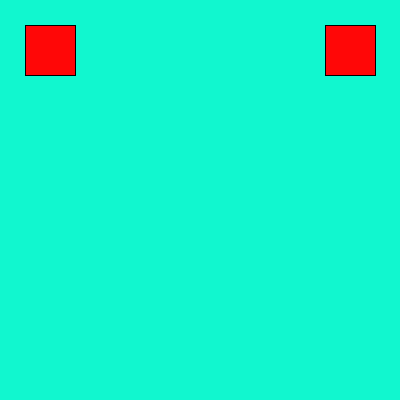
Frame 1 (no input)
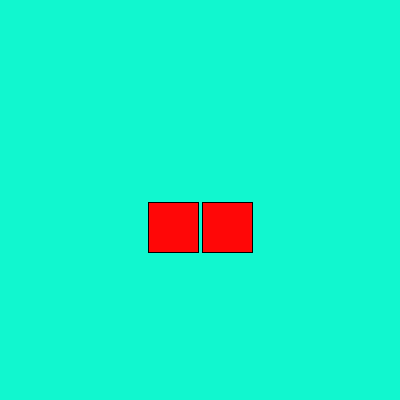
Frame 60 (the mouse pressed at the canvas centre just before this capture)
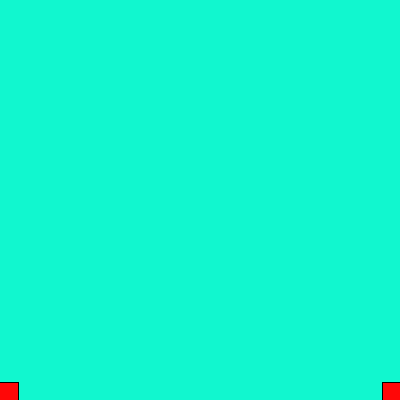
Frame 120 (the mouse held since frame 60 and released just before this capture)

The Processing sketch that drew these frames (run headless with seeded random() and noise(); from frame 60 on, the mouse is pressed at the canvas centre):

// Processing sketch: processing_172739
// ── processing_172739.pde

int rectX=50 ;
int rectY=50;
int rectA=350 ;
int rectB=50 ;

void setup() {
  size (400, 400);
}
void draw() {
  rectMode (CENTER);
  background (17,247,207);
  stroke(0);
  fill(255,7,7);
  rect(rectX, rectY,50,50);
  rect(rectA, rectB,50,50);
  rectX = rectX + 3;
  rectY = rectY + 3;
  rectA = rectA - 3;
  rectB = rectB + 3;
}
